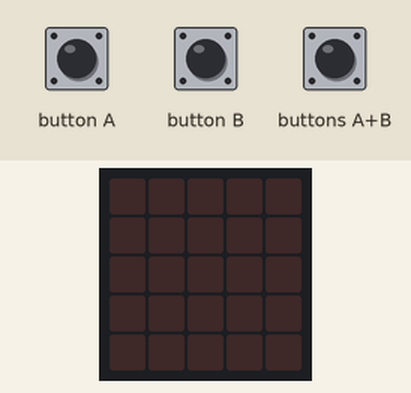
Simulated run of this program. Board: BBC micro:bit (MakeCode). On the bench: the board's 5×5 LED display. The inputs (shaded band) are chosen by the test bench.

Above: at 1.2 s.
1.3 s: button A pressed for 0.15 s
At 2.4 s:
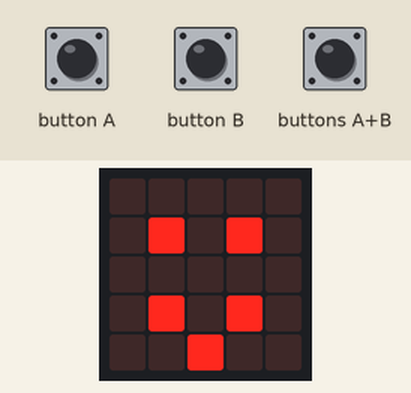
2.9 s: button B pressed for 0.15 s
At 3.7 s:
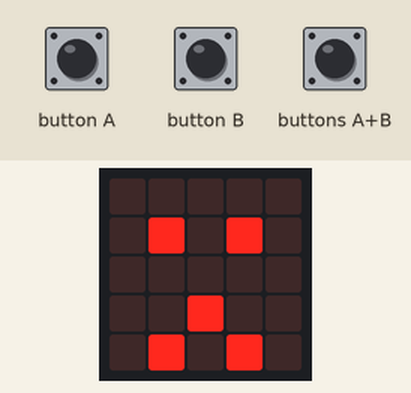
4.5 s: buttons A+B pressed for 0.15 s
At 6.1 s:
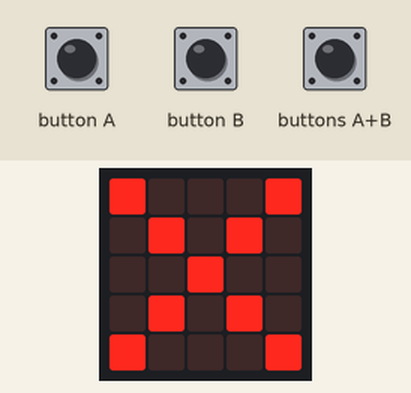
Timing chart, 0 to 7.6 s (numbered marks = the images above; inputs shaded):
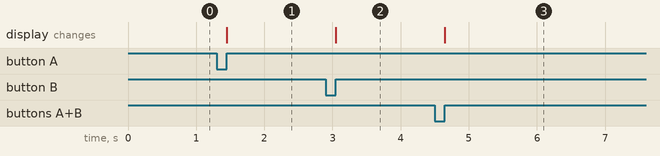

The program:

main.ts
```typescript
input.onButtonPressed(Button.A, function () {
    basic.showLeds(`
        . . . . .
        . # . # .
        . . . . .
        . # . # .
        . . # . .
        `)
})
input.onButtonPressed(Button.AB, function () {
    basic.showLeds(`
        # . . . #
        . # . # .
        . . # . .
        . # . # .
        # . . . #
        `)
})
input.onButtonPressed(Button.B, function () {
    basic.showLeds(`
        . . . . .
        . # . # .
        . . . . .
        . . # . .
        . # . # .
        `)
})
basic.forever(function () {

})
```

test.ts
```typescript
// 在此处测试；当此软件包作为插件使用时，将不会编译此软件包。
```

Measured:
- after the input at 1.3 s, the display: changes after 0.15 s (image 1)
- after the input at 2.9 s, the display: changes after 0.15 s (image 2)
- after the input at 4.5 s, the display: changes after 0.15 s (image 3)
